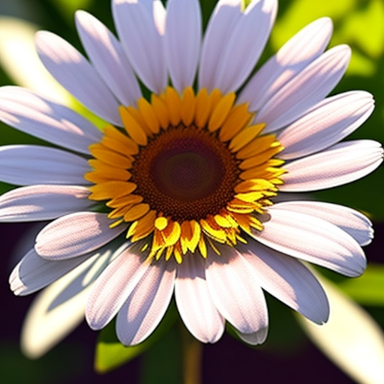
#> input picture LUT/daisy.jpg, 384 x 384 px
$ python -i image.py   (imports and definitions only)
#> lines starting #> are read from the running program, lines starting #| are printed output that depends on the picture
#> further down, picture is the input picture: PIL image 384x384 RGB; mean R, G, B 149.3, 135, 116.3
from decimal import ROUND_CEILING
from PIL import Image, ImageDraw, ImageEnhance, ImageFilter, ImageDraw, ImageChops, ImageOps, ImageMath
import requests
import base64
import numpy as np
import math
from io import BytesIO
import os
from modules.processing import apply_overlay, slerp
from timeit import default_timer as timer
from typing import List, Union


# [187 lines left out: functions shrink_and_paste_on_blank, open_image, apply_alpha_mask, convert_to_rgba, lerp, lerp and 4 more, not called in this run]

def CMYKInvert(img) :
    return Image.merge(img.mode, [ImageOps.invert(b.convert('L')) for b in img.split()])

##################################################### LUTs ############################################################

# [233 lines left out: functions is_3dlut_row, read_lut, apply_lut, combine_masks, clip_gradient_image, resize_image_with_aspect_ratio and 2 more, not called in this run]

def rgb2gray(rgb):
    return np.dot(rgb[...,:3], [0.2989, 0.5870, 0.1140])


# _, (h, k) = ellipse_bbox(0,0,768,512,math.radians(0.0)) # Ellipse center
# [145 lines left out: functions ellipse_bbox, make_gradient_v1, make_gradient_v2, make_gradient_v3, draw_gradient_ellipse, not called in this run]

def crop_fethear_ellipse(image: Image.Image, feather_margin: int = 30, width_offset: int = 0, height_offset: int = 0) -> Image.Image:
    """
    Crop an elliptical region from the input image with a feathered edge.

    Args:
        image (PIL.Image.Image): The input image.
        feather_margin (int): The size of the feathered edge, in pixels. Default is 30.
        width_offset (int): The offset from the left and right edges of the image to the elliptical region. Default is 0.
        height_offset (int): The offset from the top and bottom edges of the image to the elliptical region. Default is 0.

    Returns:
        A new PIL Image containing the cropped elliptical region with a feathered edge.
    """
#> called with feather_margin = 30, width_offset = 0, height_offset = 0

    # Create a blank mask image with the same size as the original image
    mask = Image.new("L", image.size, 0)
#> mask: PIL image 384x384 L; every value is 0
    draw = ImageDraw.Draw(mask)

    # Calculate the ellipse's bounding box
    ellipse_box = (
        width_offset,
        height_offset,
        image.width - width_offset,
        image.height - height_offset,
    )
#> ellipse_box = (0, 0, 384, 384)

    # Draw the ellipse on the mask
    draw.ellipse(ellipse_box, fill=255)

    # Apply the mask to the original image
    result = Image.new("RGBA", image.size)
#> result: PIL image 384x384 RGBA; every value is 0
    result.paste(image, mask=mask)
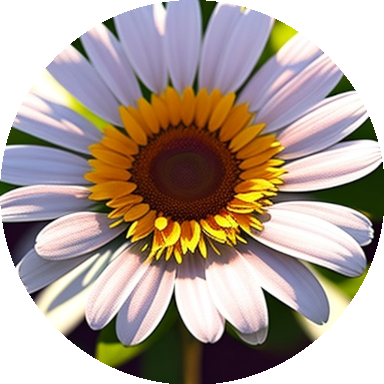
#> result: PIL image 384x384 RGBA; mean R, G, B, A 121.8, 107.2, 97.3, 201.1; transparent parts drawn white

    # Crop the resulting image to the ellipse's bounding box
    cropped_image = result.crop(ellipse_box)

    # Create a new mask image with a black background (0)
    mask = Image.new("L", cropped_image.size, 0)
    draw = ImageDraw.Draw(mask)

    # Draw an ellipse on the mask image with a feathered edge
    draw.ellipse(
        (
            0 + feather_margin,
            0 + feather_margin,
            cropped_image.width - feather_margin,
            cropped_image.height - feather_margin,
        ),
        fill=255,
        outline=0,
    )

    # Apply a Gaussian blur to the mask image
    mask = mask.filter(ImageFilter.GaussianBlur(radius=feather_margin / 2))
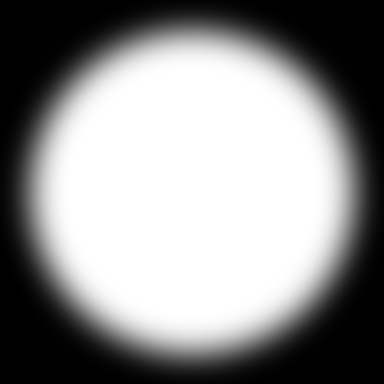
#> mask: PIL image 384x384 L; min 0, max 255, mean 141.8
    cropped_image.putalpha(mask)
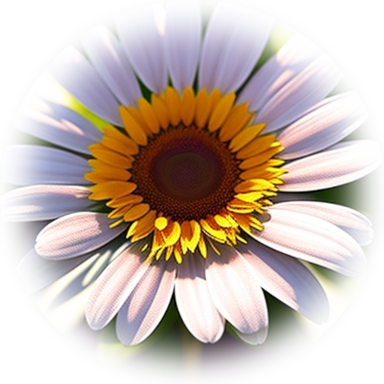
#> cropped_image: PIL image 384x384 RGBA; mean R, G, B, A 121.8, 107.2, 97.3, 141.8; transparent parts drawn white

    # Paste the cropped image onto a new image with the same size as the input image
    res = Image.new(cropped_image.mode, (image.width, image.height))
    paste_pos = (
        int((res.width - cropped_image.width) / 2),
        int((res.height - cropped_image.height) / 2),
    )
#> paste_pos = (0, 0)
    res.paste(cropped_image, paste_pos)

    return res

# [349 lines left out: functions crop_inner_image, multiply_alpha_ImageMath, multiply_alpha, blend_images, alpha_composite_images, PSLumaWipe2 and 1 more, not called in this run]

>>> from PIL import Image
>>> picture = Image.open('../LUT/daisy.jpg')
>>> result = crop_fethear_ellipse(picture)
